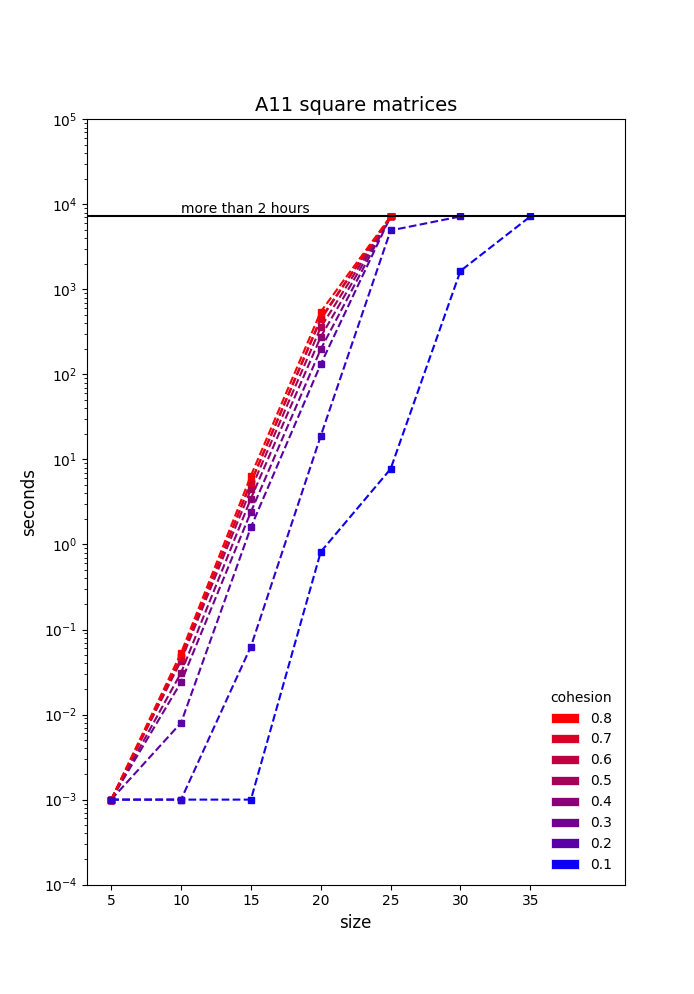

Python code for this plot:
import numpy as np
import matplotlib.pyplot as plt
import matplotlib.patches as mpatches

plt.yscale('log')
plt.ylim(0.0001,100000)

plt.xticks([ 5   , 10  ,  15  ,  20  ,  25  ,  30  ,  35  ],
           ['5' , '10' , '15' , '20' , '25' , '30' , '35' ])

plt.plot([5     , 10    , 15    , 20      , 25       , 30       , 35      ],
         [0.001 , 0.001 , 0.001 , 0.820   , 7.732    , 1647.382 , 7200.000],
         color='#0d00f2', linestyle='dashed', marker='s',markerfacecolor='#0d00f2', markersize=4)

plt.plot([5     , 10    , 15    , 20      , 25       ],
         [0.001 , 0.008 , 1.593 , 131.661 , 7200.000 ],
         color='#5900a6', linestyle='dashed', marker='s',markerfacecolor='#5900a6', markersize=4)

plt.plot([5     , 10    , 15    , 20      , 25       ],
         [0.001 , 0.024 , 2.413 , 198.068 , 7200.000 ],
         color='#73008c', linestyle='dashed', marker='s',markerfacecolor='#73008c', markersize=4)        

plt.plot([5     , 10    , 15    , 20      , 25       ],
         [0.001 , 0.031 , 3.468 , 276.428 , 7200.000 ],
         color='#8c0073', linestyle='dashed', marker='s',markerfacecolor='#8c0073', markersize=4)         

plt.plot([5     , 10    , 15    , 20      , 25       ],
         [0.001 , 0.043 , 4.449 , 357.477 , 7200.000 ],
         color='#a60059', linestyle='dashed', marker='s',markerfacecolor='#a60059', markersize=4)        

plt.plot([5     , 10    , 15    , 20      , 25       ],
         [0.001 , 0.047 , 5.401 , 457.491 , 7200.000 ],
         color='#bf0040', linestyle='dashed', marker='s',markerfacecolor='#bf0040', markersize=4)        

plt.plot([5     , 10    , 15    , 20      , 25       ],
         [0.001 , 0.047 , 5.339 , 442.587 , 7200.000 ],
         color='#d90026', linestyle='dashed', marker='s',markerfacecolor='#d90026', markersize=4)       

plt.plot([5     , 10    , 15    , 20      , 25       ],
         [0.001 , 0.053 , 6.430 , 545.899 , 7200.000 ],
         color='#ff0000', linestyle='dashed', marker='s',markerfacecolor='#ff0000', markersize=4)

plt.plot([5     , 10    , 15    , 20      , 25       , 30      ],
         [0.001 , 0.001 , 0.063 , 18.917  , 4931.100 , 7200.000],
         color='#3300cc', linestyle='dashed', marker='s',markerfacecolor='#3300cc', markersize=4)

plt.plot([20       , 40      ],
         [9476.553 , 9476.553],
                color='#ffffff', linestyle='-', marker='s',markerfacecolor='#ffffff', markersize = 2, linewidth = 10)

plt.axhline(7200.000, color='black')

plt.text(10, 8000.000, 'more than 2 hours')

plt.title('A11 square matrices', fontsize=14)
plt.xlabel('size', fontsize=12)
plt.ylabel('seconds', fontsize=12)

c1 = mpatches.Patch(facecolor='#ff0000', label = '0.8', linewidth = 0.5, edgecolor = 'white')
c2 = mpatches.Patch(facecolor='#d90026', label = '0.7', linewidth = 0.5, edgecolor = 'white')
c3 = mpatches.Patch(facecolor='#bf0040', label = '0.6', linewidth = 0.5, edgecolor = 'white')
c4 = mpatches.Patch(facecolor='#a60059', label = '0.5', linewidth = 0.5, edgecolor = 'white')
c5 = mpatches.Patch(facecolor='#8c0073', label = '0.4', linewidth = 0.5, edgecolor = 'white')
c6 = mpatches.Patch(facecolor='#73008c', label = '0.3', linewidth = 0.5, edgecolor = 'white')
c7 = mpatches.Patch(facecolor='#5900a6', label = '0.2', linewidth = 0.5, edgecolor = 'white')
c8 = mpatches.Patch(facecolor='#0d00f2', label = '0.1', linewidth = 0.5, edgecolor = 'white')

legend = plt.legend(handles=[c1,c2,c3,c4,c5,c6,c7,c8], title = 'cohesion', loc = 4, fontsize = 10, fancybox = True)

frame = legend.get_frame() #sets up for color, edge, and transparency
frame.set_facecolor('white') #color of legend
frame.set_edgecolor('white') #edge color of legend
frame.set_alpha(1) #deals with transparency

plt.show()
